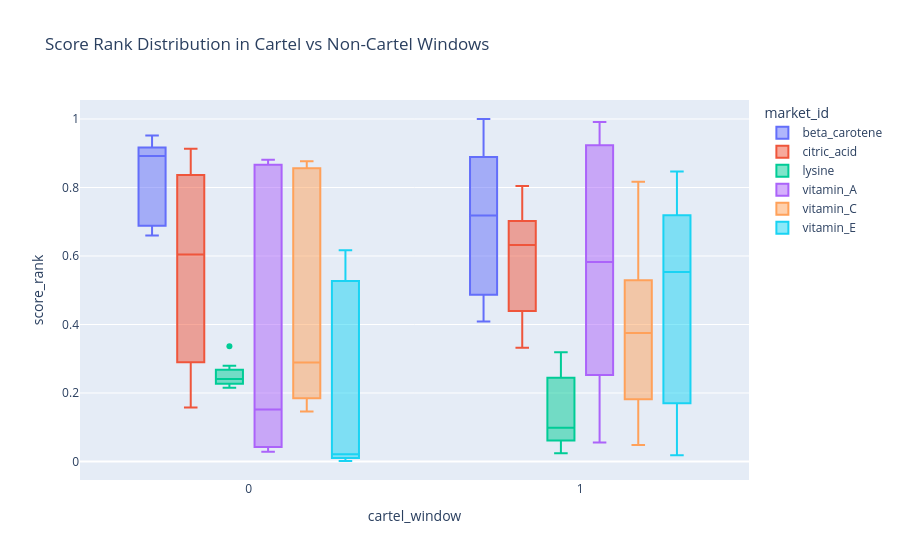

The cell this chart's notebook holds for it:
### Code cell
fig = px.box(
    df,
    x="cartel_window",
    y="score_rank",
    color="market_id",
    title="Score Rank Distribution in Cartel vs Non-Cartel Windows"
)

fig.show()
